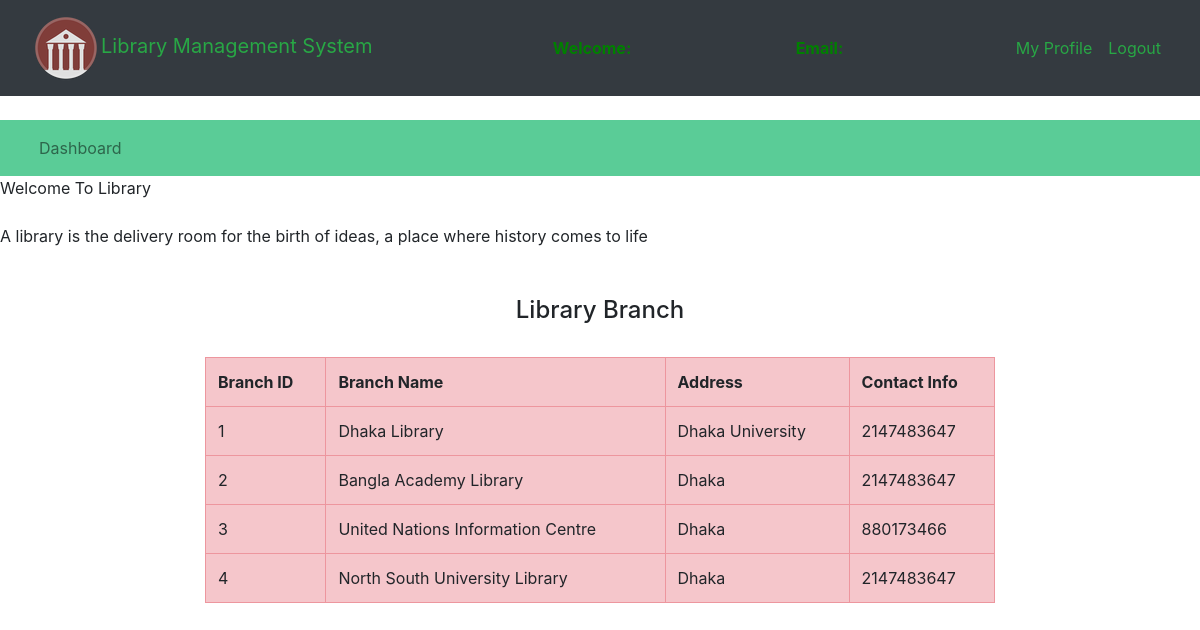
The page /view_library.php on the database its author committed.
### tables this page shows
CREATE TABLE `library_branches` (
  `branch_id` int(11) NOT NULL,
  `branch_name` varchar(50) DEFAULT NULL,
  `address` varchar(50) DEFAULT NULL,
  `contact_info` int(11) DEFAULT NULL
);

### view_library.php (the view, shortened to what this page needs)
<?php
	$connection = mysqli_connect("localhost","root","");
	$query ="select * from library_branches";
?>
<!DOCTYPE html>
<html>
<head>
	<link rel="stylesheet" type="text/css" href="bootstrap-4.4.1/css/bootstrap.min.css">
</head>
<body>
	<nav class="navbar navbar-expand-lg navbar-dark bg-dark">
		<div class="container-fluid">
			<div class="navbar-header">
				<a class="navbar-brand text-success" href="user_dashboard.php"><img class="logo" src="logo.png">Library Management System </a>
			</div>
			<font style="color: green"><span><strong>Welcome: <?php echo $_SESSION['name']; ?></strong></span></font>
			<font style="color: green"><span><strong>Email: <?php echo $_SESSION['email']; ?></strong></font>
			<ul class="nav navbar-nav navbar-right">
				<li class="nav-item dropdown navbar-dark bg-company-red ">
					<a class="nav-link text-success" data-toggle="dropdown">My Profile </a>
				</li>
				<li class="nav-item">
					<a class="nav-link text-success" href="../logout.php">Logout</a>
				</li>
			</ul>
		</div>
	</nav><br>
	<nav class="navbar navbar-expand-lg navbar-light" style="background-color: #5ACC97">
		<div class="container-fluid">
		    <ul class="nav navbar-nav navbar-center">
		      <li class="nav-item">
		        <a class="nav-link" href="user_dashboard.php">Dashboard</a>
		      </li>
		    </ul>
		</div>
	</nav>
	<span>
		<marquee direction="left" bgcolor="pink" text-success>Welcome To Library </marquee>
	</span><br>
	<span>
		<marquee direction="right" bgcolor="yellow" text-success>A library is the delivery room for the birth of ideas, a place where history comes to life</marquee>
	</span><br><br>
	<center>
		<h4>Library Branch</h4><br>
	</center>
	<div class="row">
		<div class="col-md-2"></div>
		<div class="col-md-8">
			<form>
			<table class="table table-bordered table-danger table-hover">
                <tr>
							<th>Branch ID </th>
							<th>Branch Name</th>
							<th>Address</th>
							<th>Contact Info</th>
						</tr>
					<?php
					$query_run = mysqli_query($connection, $query);
					while ($row = mysqli_fetch_assoc($query_run)) {
                        $branch_id  = $row['branch_id'];
                        $branch_name	 = $row['branch_name'];
						$address = $row['address'];
                        $contact_info = $row['contact_info'];
					?>
						<tr>
							<td><?php echo $branch_id; ?></td>
							<td><?php echo $branch_name; ?></td>
                            <td><?php echo $address; ?></td>
                            <td><?php echo $contact_info; ?></td>
						</tr>
					<?php
					}
					?>
				</table>
			</form>
		</div>
		<div class="col-md-2"></div>
	</div>
</body>
</html>

### rows shown on the page
library_branches: branch_id "1", branch_name "Dhaka Library", address "Dhaka University", contact_info "2147483647"
library_branches: branch_id "2", branch_name "Bangla Academy Library", address "Dhaka", contact_info "2147483647"
library_branches: branch_id "3", branch_name "United Nations Information Centre", address "Dhaka", contact_info "880173466"
library_branches: branch_id "4", branch_name "North South University Library", address "Dhaka", contact_info "2147483647"
